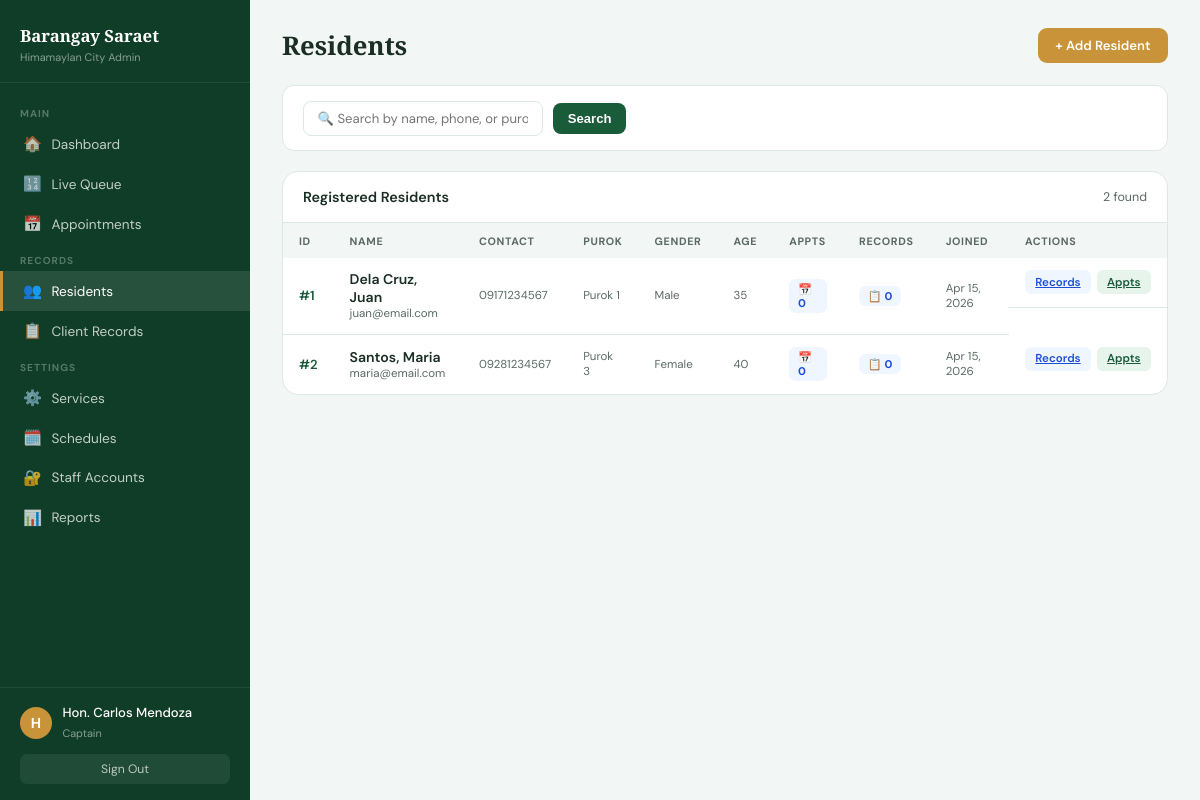
Screenshot of /admin/residents.php (signed in) with the database file from the repository.
### tables this page shows
CREATE TABLE IF NOT EXISTS residents (
    resident_id  INT AUTO_INCREMENT PRIMARY KEY,
    first_name   VARCHAR(60)  NOT NULL,
    last_name    VARCHAR(60)  NOT NULL,
    middle_name  VARCHAR(60),
    email        VARCHAR(120) UNIQUE NOT NULL,
    password     VARCHAR(255) NOT NULL,
    phone        VARCHAR(20),
    address      TEXT,
    birthdate    DATE,
    gender       ENUM('Male','Female','Other'),
    civil_status ENUM('Single','Married','Widowed','Separated') DEFAULT 'Single',
    occupation   VARCHAR(100),
    purok        VARCHAR(60),
    is_verified  TINYINT(1) DEFAULT 1,
    created_at   TIMESTAMP DEFAULT CURRENT_TIMESTAMP,
    updated_at   TIMESTAMP DEFAULT CURRENT_TIMESTAMP ON UPDATE CURRENT_TIMESTAMP
);

### config/db.php (called while the page is built, shortened)
<?php
function clean($db, $val) {
    return $db->real_escape_string(strip_tags(trim($val)));
}

### admin/residents.php (the view, shortened to what this page needs)
<?php
require_once '../config/db.php';
$db = getDB();
$search = clean($db,$_GET['q']??'');
$where  = $search ? "WHERE first_name LIKE '%$search%' OR last_name LIKE '%$search%' OR phone LIKE '%$search%' OR purok LIKE '%$search%'" : '';
$rows   = $db->query("SELECT r.*, (SELECT COUNT(*) FROM appointments WHERE resident_id=r.resident_id) appt_count, (SELECT COUNT(*) FROM client_records WHERE resident_id=r.resident_id) rec_count FROM residents r $where ORDER BY last_name, first_name");
?>
<!DOCTYPE html>
<html lang="en">
<head>
</head>
<body>
<aside class="sidebar">
  <div class="sb-brand"><h2>Barangay Saraet</h2><p>Himamaylan City Admin</p></div>
  <nav class="sb-menu">
    <div class="sb-section">Main</div>
    <a href="dashboard.php"    class="sb-item"><span class="ic">🏠</span>Dashboard</a>
    <a href="queue.php"        class="sb-item"><span class="ic">🔢</span>Live Queue</a>
    <a href="appointments.php" class="sb-item"><span class="ic">📅</span>Appointments</a>
    <div class="sb-section">Records</div>
    <a href="residents.php"    class="sb-item active"><span class="ic">👥</span>Residents</a>
    <a href="records.php"      class="sb-item"><span class="ic">📋</span>Client Records</a>
    <div class="sb-section">Settings</div>
    <a href="services.php"     class="sb-item"><span class="ic">⚙️</span>Services</a>
    <a href="schedules.php"    class="sb-item"><span class="ic">🗓️</span>Schedules</a>
    <a href="staff.php"        class="sb-item"><span class="ic">🔐</span>Staff Accounts</a>
    <a href="reports.php"      class="sb-item"><span class="ic">📊</span>Reports</a>
  </nav>
  <div class="sb-footer">
    <div class="sb-user"><div class="sb-avatar"><?= strtoupper(substr($_SESSION['admin_name'],0,1)) ?></div><div class="sb-user-info"><p><?= htmlspecialchars($_SESSION['admin_name']) ?></p><span><?= $_SESSION['admin_role'] ?></span></div></div>
    <a href="logout.php" class="sb-logout">Sign Out</a>
  </div>
</aside>
<main class="main">
  <div class="page-hd">
    <h1>Residents</h1>
    <button class="btn-primary btn-gold" onclick="document.getElementById('addModal').classList.add('open')">+ Add Resident</button>
  </div>
  <form method="GET" class="filter-bar">
    <input type="text" name="q" placeholder="🔍 Search by name, phone, or purok..." value="<?= htmlspecialchars($search) ?>">
    <button type="submit">Search</button>
  </form>
  <div class="card">
    <div class="card-hd">
      <h3>Registered Residents</h3>
      <span style="font-size:.78rem;color:var(--gray)"><?= $rows->num_rows ?> found</span>
    </div>
    <div class="tbl-wrap">
      <table>
        <thead><tr><th>ID</th><th>Name</th><th>Contact</th><th>Purok</th><th>Gender</th><th>Age</th><th>Appts</th><th>Records</th><th>Joined</th><th>Actions</th></tr></thead>
        <tbody>
        <?php while($res=$rows->fetch_assoc()):
          $age = $res['birthdate'] ? (int)date_diff(date_create($res['birthdate']),date_create('today'))->y : '—';
        ?>
        <tr>
          <td style="font-weight:600;color:var(--green)">#<?= $res['resident_id'] ?></td>
          <td>
            <div class="res-name"><?= htmlspecialchars($res['last_name'].', '.$res['first_name']) ?></div>
            <div class="res-sub"><?= htmlspecialchars($res['email']) ?></div>
          </td>
          <td class="res-sub"><?= htmlspecialchars($res['phone']??'—') ?></td>
          <td class="res-sub"><?= htmlspecialchars($res['purok']??'—') ?></td>
          <td class="res-sub"><?= htmlspecialchars($res['gender']??'—') ?></td>
          <td class="res-sub"><?= $age ?></td>
          <td><span class="count-chip">📅 <?= $res['appt_count'] ?></span></td>
          <td><span class="count-chip">📋 <?= $res['rec_count'] ?></span></td>
          <td class="res-sub"><?= date('M j, Y', strtotime($res['created_at'])) ?></td>
          <td style="display:flex;gap:.35rem">
            <a href="records.php?resident_id=<?= $res['resident_id'] ?>" class="btn-xs bx-rec">Records</a>
            <a href="appointments.php?resident_id=<?= $res['resident_id'] ?>" class="btn-xs bx-view">Appts</a>
          </td>
        </tr>
        <?php endwhile; ?>
        </tbody>
      </table>
    </div>
  </div>
</main>
</body>
</html>

### admin/residents.php (style rules this page uses)
*,*::before,*::after { box-sizing:border-box;margin:0;padding:0 }
:root { --green:#1a5c3a;--green2:#0f3d27;--green-mid:#2a7d50;--green-light:#e6f4ec;--gold:#c9933a;--bg:#f2f6f4;--white:#fff;--text:#1a2e23;--gray:#5a6a62;--border:#dce8e2;--amber:#d97706;--amber-bg:#fef3c7;--red:#dc2626;--red-bg:#fef2f2;--blue:#1d4ed8;--blue-bg:#eff6ff;--sidebar:250px; }
body { font-family:'DM Sans',sans-serif;background:var(--bg);color:var(--text);display:flex;min-height:100vh; }
.sidebar { width:var(--sidebar);background:var(--green2);min-height:100vh;position:fixed;top:0;left:0;display:flex;flex-direction:column;z-index:200; }
.sb-brand { padding:1.5rem 1.25rem 1.1rem;border-bottom:1px solid rgba(255,255,255,.08); }
.sb-brand h2 { font-family:'Playfair Display',serif;color:#fff;font-size:1.05rem;font-weight:700; }
.sb-brand p { color:rgba(255,255,255,.5);font-size:.68rem;margin-top:.2rem; }
.sb-menu { flex:1;padding:.9rem 0; }
.sb-section { font-size:.63rem;font-weight:700;text-transform:uppercase;letter-spacing:.1em;color:rgba(255,255,255,.3);padding:.6rem 1.25rem .3rem; }
.sb-item { display:flex;align-items:center;gap:.65rem;padding:.62rem 1.25rem;color:rgba(255,255,255,.75);font-size:.85rem;text-decoration:none;border-left:3px solid transparent;transition:all .15s; }
.sb-item:hover,.sb-item.active { background:rgba(255,255,255,.1);color:#fff;border-left-color:var(--gold); }
.sb-item .ic { font-size:.95rem;width:18px;text-align:center; }
.sb-footer { padding:1rem 1.25rem;border-top:1px solid rgba(255,255,255,.08); }
.sb-user { display:flex;align-items:center;gap:.65rem;margin-bottom:.75rem; }
.sb-avatar { width:32px;height:32px;border-radius:50%;background:var(--gold);display:flex;align-items:center;justify-content:center;color:#fff;font-weight:700;font-size:.9rem; }
.sb-user-info p { color:#fff;font-size:.82rem;font-weight:500; }
.sb-user-info span { color:rgba(255,255,255,.5);font-size:.68rem;text-transform:capitalize; }
.sb-logout { display:block;text-align:center;padding:.45rem;background:rgba(255,255,255,.07);color:rgba(255,255,255,.7);border-radius:7px;font-size:.76rem;text-decoration:none; }
.main { margin-left:var(--sidebar);flex:1;padding:1.75rem 2rem; }
.page-hd { display:flex;align-items:center;justify-content:space-between;margin-bottom:1.4rem; }
.page-hd h1 { font-family:'Playfair Display',serif;font-size:1.6rem; }
.btn-primary { padding:.55rem 1.1rem;background:var(--green);color:#fff;border:none;border-radius:9px;font-size:.82rem;font-weight:600;cursor:pointer;font-family:inherit;text-decoration:none;display:inline-flex;align-items:center;gap:.35rem;transition:background .15s; }
.btn-gold { background:var(--gold); }
.filter-bar { background:var(--white);border:1px solid var(--border);border-radius:12px;padding:.9rem 1.25rem;display:flex;gap:.65rem;flex-wrap:wrap;align-items:center;margin-bottom:1.25rem; }
.filter-bar input { padding:.5rem .85rem;border:1.5px solid var(--border);border-radius:8px;font-size:.82rem;font-family:inherit;outline:none;min-width:240px; }
.filter-bar button { padding:.5rem .9rem;background:var(--green);color:#fff;border:none;border-radius:8px;font-size:.82rem;font-weight:600;cursor:pointer; }
.card { background:var(--white);border-radius:16px;border:1px solid var(--border);overflow:hidden; }
.card-hd { display:flex;align-items:center;justify-content:space-between;padding:1rem 1.25rem;border-bottom:1px solid var(--border); }
.card-hd h3 { font-size:.9rem;font-weight:600; }
.tbl-wrap { overflow-x:auto; }
table { width:100%;border-collapse:collapse;font-size:.82rem; }
th { padding:.65rem 1rem;text-align:left;font-size:.67rem;font-weight:700;text-transform:uppercase;letter-spacing:.06em;color:var(--gray);background:var(--bg); }
td { padding:.78rem 1rem;border-bottom:1px solid var(--border);vertical-align:middle; }
tr:last-child td { border:none; }
.res-name { font-weight:600;font-size:.88rem; }
.res-sub { font-size:.72rem;color:var(--gray); }
.count-chip { display:inline-flex;align-items:center;gap:.28rem;background:var(--blue-bg);color:var(--blue);padding:.18rem .55rem;border-radius:7px;font-size:.7rem;font-weight:700; }
.btn-xs { padding:.28rem .65rem;border-radius:6px;font-size:.72rem;font-weight:600;font-family:inherit;cursor:pointer;border:none; }
.bx-view { background:var(--green-light);color:var(--green); }
.bx-rec { background:var(--blue-bg);color:var(--blue); }

### rows the page displays
residents: resident_id "1", last_name+first_name "Dela Cruz, Juan", email "juan@email.com", phone "09171234567", purok "Purok 1", gender "Male", birthdate "35", appt_count "0", rec_count "0", created_at "Apr 15, 2026"
residents: resident_id "2", last_name+first_name "Santos, Maria", email "maria@email.com", phone "09281234567", purok "Purok 3", gender "Female", birthdate "40", appt_count "0", rec_count "0", created_at "Apr 15, 2026"

### other values shown
substr($_SESSION['admin_name'],0,1) "H"
$_SESSION['admin_name'] "Hon. Carlos Mendoza"
$_SESSION['admin_role'] "Captain"
$rows->num_rows "2"
